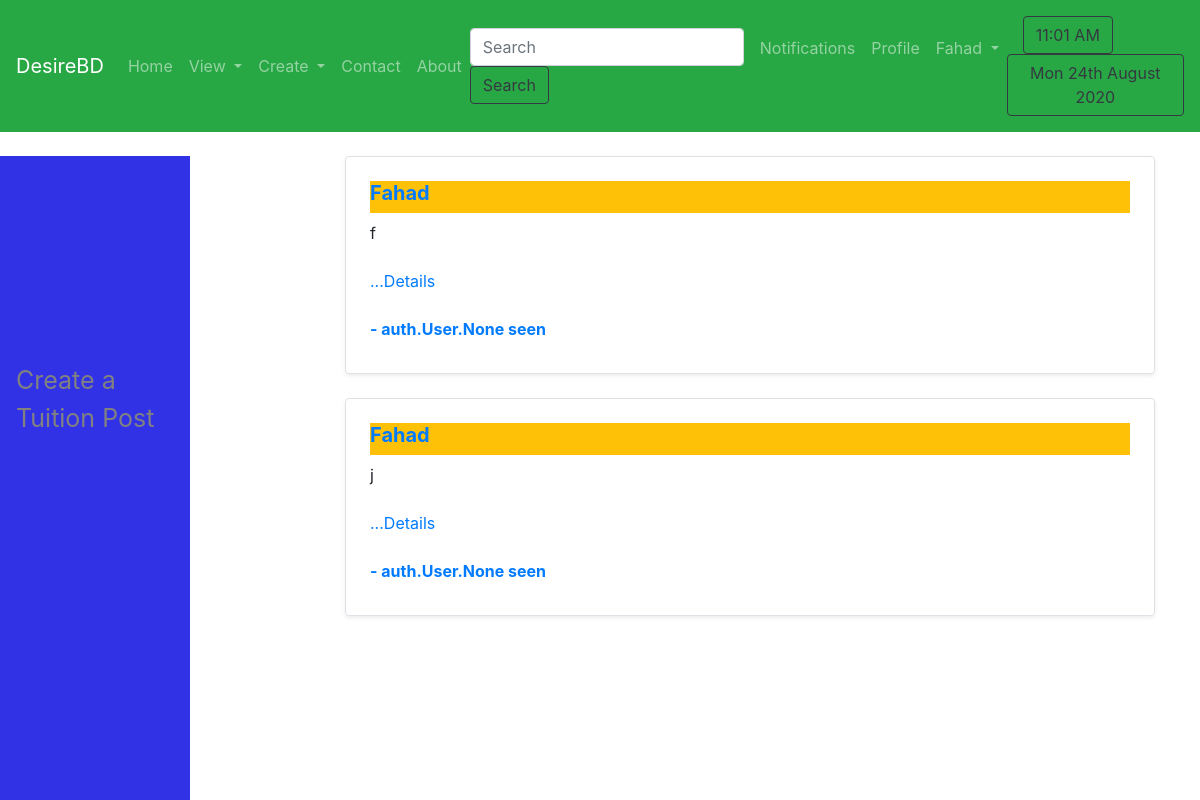
/posts/viewpost/ (signed in), run on an earlier commit of the app's database.
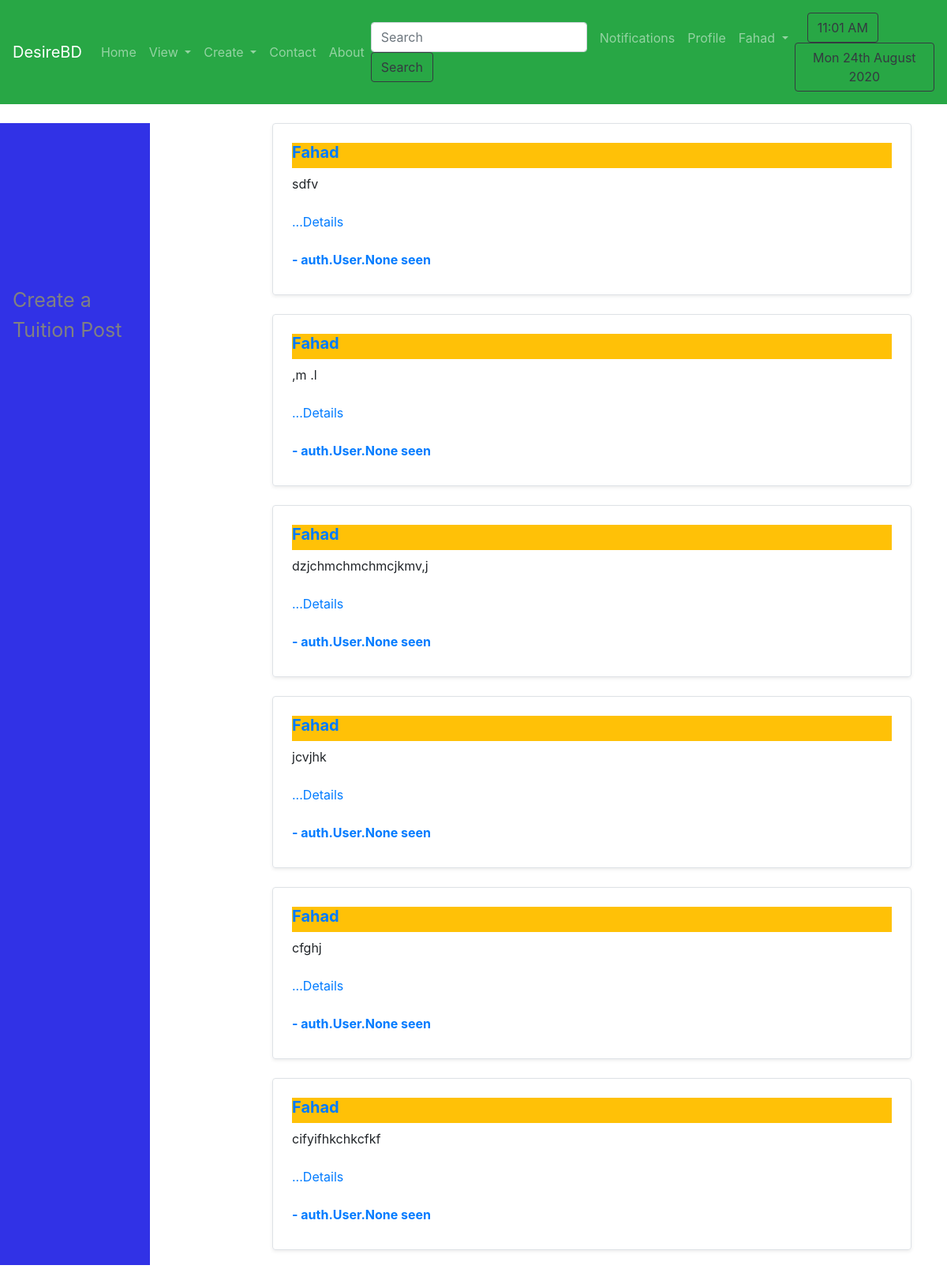
And on a later commit of the database.
### posts/models.py (models this page shows, shortened)
class TuitionPost(models.Model):
    Choice_Medium = (
        ('Bangla_Medium', 'Bangla Medium'),
        ('English_Medium', 'English Medium'),
        ('Arabic_Medium', 'Arabic Medium'),
        ('Hindi_Medium', 'Hindi Medium'),
        ('Sports_Section', 'Sports Section'),
        ('Singing_Section', 'Singing Section'),
        ('Dance_Section', 'Dance Section'),
        ('Extra Curricular Activities', 'Extra Curricular Activities'),
        ('Language Learning', 'Language Learning'),
        ('Computer Learning', 'Computer Learning'),
    )
    Choice_Approach = (
        ('Online_Help', 'Online Help'),
        ('Phone_Help', 'Phone Help'),
        ('Provide_Hand_Notes', 'Provide Hand_Notes'),
        ('Video_Tutorials', 'Video Tutorials'),
    )
    Choice_style = (
        ('Group_Tuition', 'Group Tuition'),
        ('Private_Tuition', 'Private Tuition'),
    )
    Choice_Place = (
        ('Class_Rooms', 'Class Rooms'),
        ('Coaching_Center', 'Coaching Center'),
        ('Home_Visit', 'Home Visit'),
    )
    district = models.ForeignKey(District, on_delete=models.SET_NULL, null=True, related_name='district_set')
    preferedPlace = models.ManyToManyField(SubDistrict, related_name='place_set')
    style = MultiSelectField(choices=Choice_style, max_choices=3, max_length=100)
    place = MultiSelectField(choices=Choice_Place, max_choices=3, max_length=100)
    approach = MultiSelectField(choices=Choice_Approach,max_choices=3, max_length=100)
    medium = MultiSelectField(choices=Choice_Medium,max_choices=3, max_length=100)
    sno = models.AutoField(primary_key=True)
    subject = models.ManyToManyField(Subject, related_name='subject_set')
    class_in = models.ManyToManyField(Classes, related_name='classes_set')
    salary = models.CharField(max_length=100)
    days=models.CharField(max_length=100)
    time_available = models.CharField(max_length=200)
    content = models.TextField()
    author = models.ForeignKey(User, on_delete=models.CASCADE)
    views = models.ManyToManyField(User, related_name='post_view')
    likes = models.ManyToManyField(User,related_name='tuition_post')
    timeStamp = models.DateTimeField(default=now)

### posts/views.py (the view)
# urls.py: path('viewpost/', views.viewpost, name='viewpost'),
def viewpost(request):
    posts = TuitionPost.objects.all()
    params = {'posts': posts}
    return render(request, 'posts/viewpost.html', params)

### templates/posts/viewpost.html (shortened to what this page needs)
{% extends 'basic.html' %}
{% load humanize %}
{% block body %}
{% load crispy_forms_tags %}
{% load static %}
{% if user.is_authenticated %}
<div class="sidenav">
    <a class="nav-link" href="/posts/createpost/">Create a Tuition Post</a>
</div>
<div class="col-md-9 offset-md-3">
<div class="container">
    {% for item in posts %}
    <div class="col-md-12 ">
        <div class="row bg-succes no-gutters border rounded overflow-hidden flex-md-row mb-4 shadow-sm h-md-250 position-relative">
            <div class="col  p-4 d-flex flex-column position-static">
                <strong class="d-inline-block mb-2 bg-warning text-primary">
                    <h5><b>{{item.author}}</b></h5>
                </strong>
                <div class="preview">
                    <p class="card-text mb-auto">{{item.content|safe|truncatechars:350}}</p>
                    <br>
                    <p class="card-text mb-auto">{{item.words|safe|truncatechars:350}} <a href="/posts/{{item.sno}}/"
                            class="stretched-link">...Details</a></p>
                    <br>
                     <strong
                        class="d-inline-block mb-2 text-primary">
                        <span>- {{item.views}} seen</span></strong>
                </div>
            </div>
        </div>
    </div>
    {% endfor %}
</div>
</div>
{% else %}
<div class="mt-3">
    <h3>Please Login to see posts </h3>
</div>
{% endif %}
{% endblock %}

What changed in the data, as far as the page shows it:
changed TuitionPost: content "f" → "sdfv"
changed TuitionPost (number 2 of 6 on the later page): content "j" → ",m .l"
added TuitionPost: author "Fahad", content "dzjchmchmchmcjkmv,j", views "auth.User.None"
added TuitionPost: author "Fahad", content "jcvjhk", views "auth.User.None"
added TuitionPost: author "Fahad", content "cfghj", views "auth.User.None"
added TuitionPost: author "Fahad", content "cifyifhkchkcfkf", views "auth.User.None"
